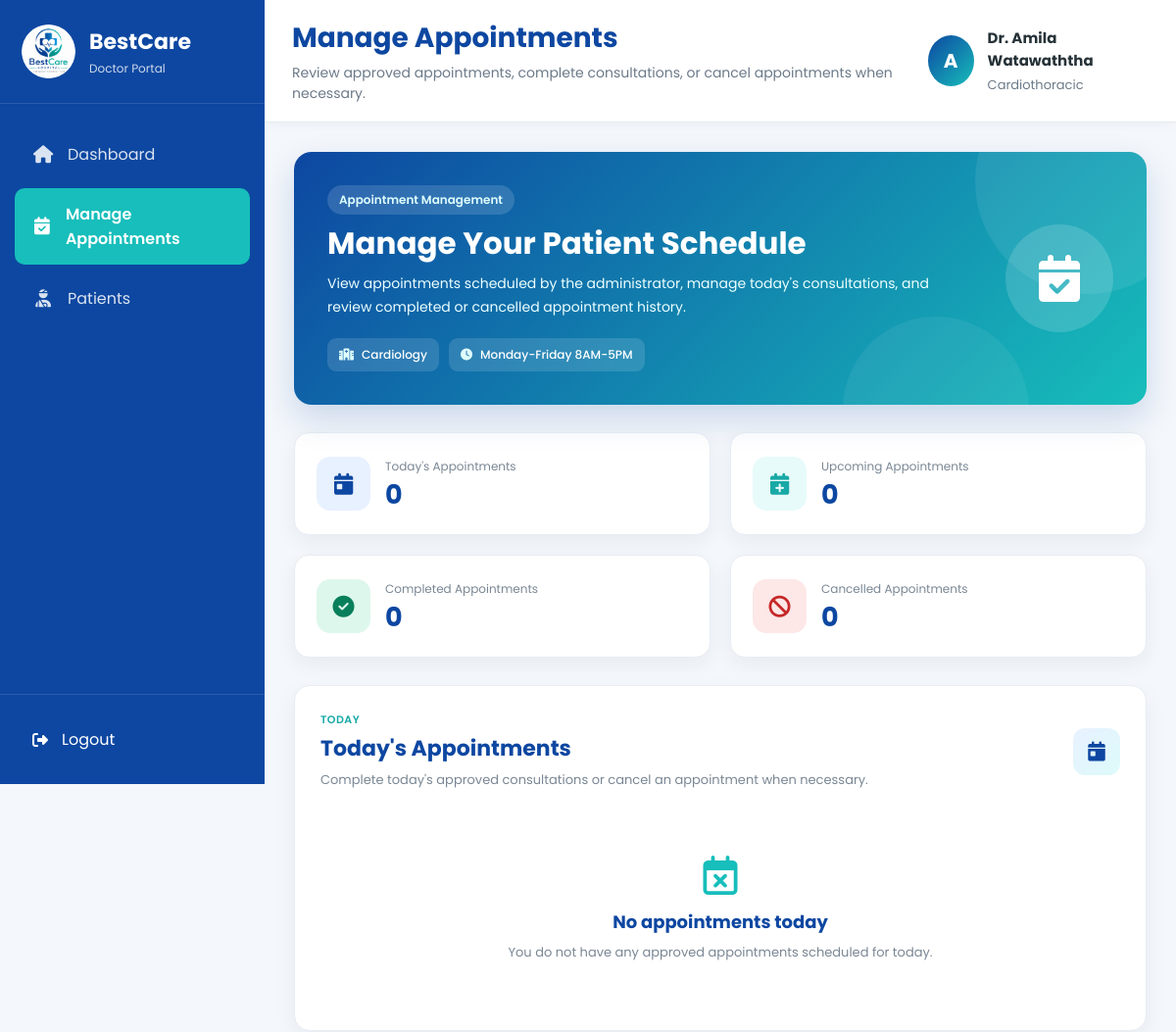
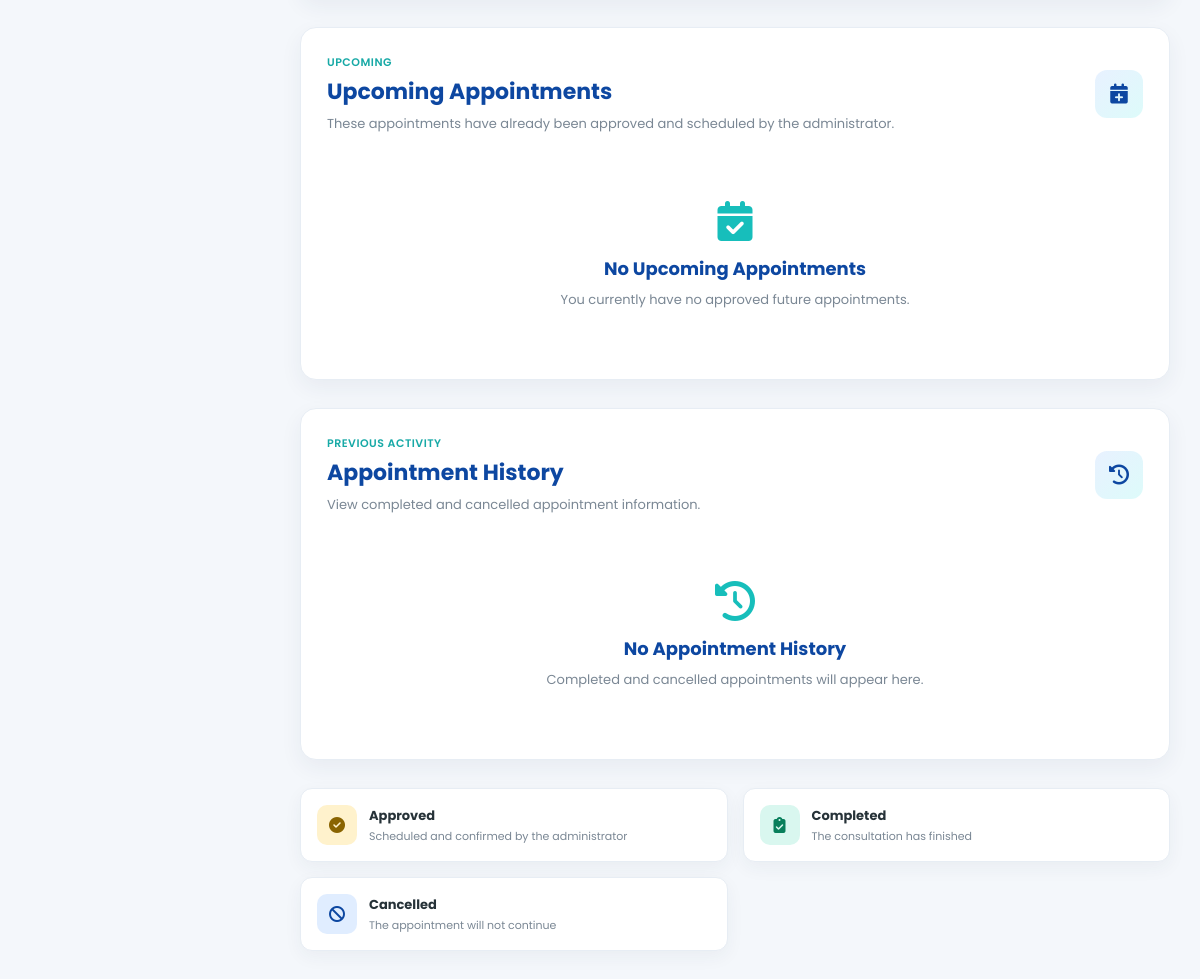
/doctor_appointments.php (signed in), run on the app's committed database (2 pictures, top to bottom).
### tables this page shows
CREATE TABLE `doctors` (
  `doctor_id` int(11) NOT NULL,
  `user_id` int(11) NOT NULL,
  `department_id` int(11) NOT NULL,
  `first_name` varchar(50) NOT NULL,
  `last_name` varchar(50) NOT NULL,
  `phone` varchar(15) NOT NULL,
  `specialization` varchar(100) NOT NULL,
  `availability` varchar(100) NOT NULL,
  `created_at` datetime NOT NULL
);

CREATE TABLE `departments` (
  `department_id` int(11) NOT NULL,
  `department_name` varchar(100) NOT NULL,
  `description` text NOT NULL,
  `status` enum('Active','Inactive') NOT NULL DEFAULT 'Active'
);

### doctor_appointments.php (the view, shortened to what this page needs)
<?php
require_once "db_process/includes/connection.php";
$userId =
    (int) $_SESSION["user_id"];
function e(?string $value): string
{
    return htmlspecialchars(
        $value ?? "",
        ENT_QUOTES,
        "UTF-8"
    );
}
$doctorSql = "
    SELECT
        d.doctor_id,
        d.department_id,
        d.first_name,
        d.last_name,
        d.phone,
        d.specialization,
        d.availability,
        d.created_at,
        dep.department_name,
        u.username,
        u.email,
        u.status
    FROM doctors d
    INNER JOIN users u
        ON d.user_id = u.user_id
    INNER JOIN departments dep
        ON d.department_id =
           dep.department_id
    WHERE d.user_id = ?
      AND u.status = 'Active'
    LIMIT 1
";
$doctorStmt =
    mysqli_prepare(
        $conn,
        $doctorSql
    );
mysqli_stmt_bind_param(
    $doctorStmt,
    "i",
    $userId
);
mysqli_stmt_execute(
    $doctorStmt
);
$doctorResult =
    mysqli_stmt_get_result(
        $doctorStmt
    );
$doctor =
    mysqli_fetch_assoc(
        $doctorResult
    );
$doctorId =
    (int) $doctor["doctor_id"];
$doctorName =
    $doctor["first_name"] .
    " " .
    $doctor["last_name"];
$doctorInitial =
    strtoupper(
        substr(
            $doctor["first_name"],
            0,
            1
        )
    );
function getAppointmentCount(
    mysqli $conn,
    string $sql,
    int $doctorId
): int {
    $stmt =
        mysqli_prepare(
            $conn,
            $sql
        );
    mysqli_stmt_bind_param(
        $stmt,
        "i",
        $doctorId
    );
    mysqli_stmt_execute(
        $stmt
    );
    $result =
        mysqli_stmt_get_result(
            $stmt
        );
    $row =
        mysqli_fetch_assoc(
            $result
        );
    return (int) (
        $row["total"] ?? 0
    );
}
$todayAppointmentCount =
    getAppointmentCount(
        $conn,
        "
            SELECT
                COUNT(*) AS total
            FROM appointments
            WHERE doctor_id = ?
              AND appointment_date =
                  CURDATE()
              AND status = 'Approved'
        ",
        $doctorId
    );
$upcomingAppointmentCount =
    getAppointmentCount(
        $conn,
        "
            SELECT
                COUNT(*) AS total
            FROM appointments
            WHERE doctor_id = ?
              AND appointment_date >
                  CURDATE()
              AND status = 'Approved'
        ",
        $doctorId
    );
$completedAppointmentCount =
    getAppointmentCount(
        $conn,
        "
            SELECT
                COUNT(*) AS total
            FROM appointments
            WHERE doctor_id = ?
              AND status = 'Completed'
        ",
        $doctorId
    );
$cancelledAppointmentCount =
    getAppointmentCount(
        $conn,
        "
            SELECT
                COUNT(*) AS total
            FROM appointments
            WHERE doctor_id = ?
              AND status = 'Cancelled'
        ",
        $doctorId
    );
$todayAppointments = [];
$upcomingAppointments = [];
$appointmentHistory = [];
?>
<!DOCTYPE html>
<html lang="en">
<head>
    <link rel="stylesheet" href="https://cdnjs.cloudflare.com/ajax/libs/font-awesome/6.7.2/css/all.min.css">
    <link rel="stylesheet" href="css/doctor_dashboard.css">
    <link rel="stylesheet" href="css/doctor_appointments.css">
</head>
<body>
<div class="doctor-layout">
    <aside class="doctor-sidebar" id="doctorSidebar">
        <div class="doctor-sidebar-logo">
            <img src="image/logo.png" alt="BestCare Hospital Logo">
            <div>
                <h2>BestCare</h2>
                <span>Doctor Portal</span>
            </div>
        </div>
        <nav class="doctor-navigation">
            <a href="doctor_dashboard.php">
                <i class="fa-solid fa-house"></i>
                <span>Dashboard</span>
            </a>
            <a href="doctor_appointments.php" class="active">
                <i class="fa-solid fa-calendar-check"></i>
                <span>Manage Appointments</span>
            </a>
            <a href="doctor_patients.php">
                <i class="fa-solid fa-user-injured"></i>
                <span>Patients</span>
            </a>
        </nav>
        <div class="doctor-sidebar-bottom">
            <a href="logout.php" class="doctor-logout-link">
                <i class="fa-solid fa-right-from-bracket"></i>
                <span>Logout</span>
            </a>
        </div>
    </aside>
    <div class="doctor-main">
        <header class="doctor-topbar">
            <div class="doctor-topbar-title">
                <h1>
                    Manage Appointments
                </h1>
                <p>
                    Review approved appointments,
                    complete consultations, or cancel
                    appointments when necessary.
                </p>
            </div>
            <div class="doctor-account">
                <div class="doctor-avatar">
                    <?php
                    echo e(
                        $doctorInitial
                    );
                    ?>
                </div>
                <div class="doctor-account-text">
                    <strong>
                        Dr.
                        <?php
                        echo e(
                            $doctorName
                        );
                        ?>
                    </strong>
                    <span>
                        <?php
                        echo e(
                            $doctor[
                                "specialization"
                            ]
                        );
                        ?>
                    </span>
                </div>
            </div>
        </header>
        <main class="doctor-appointments-content">
            <section class="doctor-appointments-banner">
                <div>
                    <span class="doctor-appointments-label">
                        Appointment Management
                    </span>
                    <h2>
                        Manage Your Patient Schedule
                    </h2>
                    <p>
                        View appointments scheduled by the
                        administrator, manage today's
                        consultations, and review completed
                        or cancelled appointment history.
                    </p>
                    <div class="doctor-appointment-doctor-info">
                        <span>
                            <i class="fa-solid fa-hospital"></i>
                            <?php
                            echo e(
                                $doctor[
                                    "department_name"
                                ]
                            );
                            ?>
                        </span>
                        <span>
                            <i class="fa-solid fa-clock"></i>
                            <?php
                            echo e(
                                $doctor[
                                    "availability"
                                ]
                            );
                            ?>
                        </span>
                    </div>
                </div>
                <div class="doctor-appointments-banner-icon">
                    <i class="fa-solid fa-calendar-check"></i>
                </div>
            </section>
            <section class="appointment-summary-grid">
                <article class="appointment-summary-card">
                    <div class="appointment-summary-icon today-summary-icon">
                        <i class="fa-solid fa-calendar-day"></i>
                    </div>
                    <div>
                        <span>
                            Today's Appointments
                        </span>
                        <strong>
                            <?php
                            echo $todayAppointmentCount;
                            ?>
                        </strong>
                    </div>
                </article>
                <article class="appointment-summary-card">
                    <div class="appointment-summary-icon upcoming-summary-icon">
                        <i class="fa-solid fa-calendar-plus"></i>
                    </div>
                    <div>
                        <span>
                            Upcoming Appointments
                        </span>
                        <strong>
                            <?php
                            echo $upcomingAppointmentCount;
                            ?>
                        </strong>
                    </div>
                </article>
                <article class="appointment-summary-card">
                    <div class="appointment-summary-icon completed-summary-icon">
                        <i class="fa-solid fa-circle-check"></i>
                    </div>
                    <div>
                        <span>
                            Completed Appointments
                        </span>
                        <strong>
                            <?php
                            echo $completedAppointmentCount;
                            ?>
                        </strong>
                    </div>
                </article>
                <article class="appointment-summary-card">
                    <div class="appointment-summary-icon cancelled-summary-icon">
                        <i class="fa-solid fa-ban"></i>
                    </div>
                    <div>
                        <span>
                            Cancelled Appointments
                        </span>
                        <strong>
                            <?php
                            echo $cancelledAppointmentCount;
                            ?>
                        </strong>
                    </div>
                </article>
            </section>
<section class="doctor-appointment-section">
    <div class="doctor-appointment-section-header">
        <div>
            <span>Today</span>
            <h2>
                Today's Appointments
            </h2>
            <p>
                Complete today's approved
                consultations or cancel an
                appointment when necessary.
            </p>
        </div>
        <i class="fa-solid fa-calendar-day"></i>
    </div>
    <?php if (empty($todayAppointments)): ?>
        <div class="doctor-appointment-empty">
            <i class="fa-regular fa-calendar-xmark"></i>
            <h3>
                No appointments today
            </h3>
            <p>
                You do not have any approved
                appointments scheduled for today.
            </p>
        </div>
    <?php endif; ?>
</section>
<section class="doctor-appointment-section">
    <div class="doctor-appointment-section-header">
        <div>
            <span>Upcoming</span>
            <h2>
                Upcoming Appointments
            </h2>
            <p>
                These appointments have already
                been approved and scheduled by
                the administrator.
            </p>
        </div>
        <i class="fa-solid fa-calendar-plus"></i>
    </div>
    <?php if (empty($upcomingAppointments)): ?>
        <div class="doctor-appointment-empty">
            <i class="fa-solid fa-calendar-check"></i>
            <h3>
                No Upcoming Appointments
            </h3>
            <p>
                You currently have no approved
                future appointments.
            </p>
        </div>
<?php endif; ?>
</section>
<section class="doctor-appointment-section">
    <div class="doctor-appointment-section-header">
        <div>
            <span>Previous Activity</span>
            <h2>
                Appointment History
            </h2>
            <p>
                View completed and cancelled
                appointment information.
            </p>
        </div>
        <i class="fa-solid fa-clock-rotate-left"></i>
    </div>
    <?php if (
        empty($appointmentHistory)
    ): ?>
        <div class="doctor-appointment-empty">
            <i class="fa-solid fa-clock-rotate-left"></i>
            <h3>
                No Appointment History
            </h3>
            <p>
                Completed and cancelled appointments
                will appear here.
            </p>
        </div>
    <?php endif; ?>
</section>
<section class="doctor-appointment-status-guide">
    <article>
        <i class="fa-solid fa-circle-check"></i>
        <div>
            <strong>
                Approved
            </strong>
            <span>
                Scheduled and confirmed
                by the administrator
            </span>
        </div>
    </article>
    <article>
        <i class="fa-solid fa-clipboard-check"></i>
        <div>
            <strong>
                Completed
            </strong>
            <span>
                The consultation has finished
            </span>
        </div>
    </article>
    <article>
        <i class="fa-solid fa-ban"></i>
        <div>
            <strong>
                Cancelled
            </strong>
            <span>
                The appointment will not continue
            </span>
        </div>
    </article>
</section>
</main>
</div>
</div>
</body>
</html>

### css/doctor_dashboard.css (style rules this page uses)
* { margin: 0; padding: 0; box-sizing: border-box; }
html { scroll-behavior: smooth; }
body { background: #f4f7fb; color: #263238; font-family: "Poppins", sans-serif; }
a { color: inherit; text-decoration: none; }
img { max-width: 100%; display: block; }
.doctor-layout { display: flex; min-height: 100vh; }
.doctor-sidebar { position: fixed; top: 0; left: 0; width: 270px; height: 100vh; display: flex; flex-direction: column; background: #0d47a1; color: #ffffff; overflow-y: auto; z-index: 1000; }
.doctor-sidebar-logo { display: flex; align-items: center; gap: 14px; padding: 25px 22px; border-bottom: 1px solid rgba(255,255,255,0.12); }
.doctor-sidebar-logo img { width: 55px; height: 55px; border-radius: 50%; }
.doctor-sidebar-logo h2 { font-size: 22px; font-weight: 700; }
.doctor-sidebar-logo span { display: block; margin-top: 2px; color: rgba(255,255,255,.8); font-size: 12px; }
.doctor-navigation { display: flex; flex-direction: column; padding: 25px 15px; gap: 8px; flex: 1; }
.doctor-navigation a { display: flex; align-items: center; gap: 14px; padding: 14px 18px; border-radius: 10px; color: rgba(255,255,255,.85); transition: background .30s, color .30s, transform .30s; }
.doctor-navigation a i { width: 22px; text-align: center; font-size: 18px; }
.doctor-navigation a.active { background: #17bebb; color: #ffffff; font-weight: 600; }
.doctor-sidebar-bottom { padding: 20px 15px; border-top: 1px solid rgba(255,255,255,.12); }
.doctor-logout-link { display: flex; align-items: center; gap: 14px; padding: 13px 18px; border-radius: 10px; color: #ffffff; transition: background .3s; }
.doctor-main { flex: 1; margin-left: 270px; min-height: 100vh; }
.doctor-topbar { position: sticky; top: 0; z-index: 900; display: flex; align-items: center; justify-content: space-between; gap: 20px; padding: 18px 28px; background: #ffffff; border-bottom: 1px solid #e4ebf2; box-shadow: 0 2px 12px rgba(0,0,0,.04); }
.doctor-topbar-title h1 { color: #0d47a1; font-size: 28px; font-weight: 700; }
.doctor-topbar-title p { margin-top: 4px; color: #6c7a89; font-size: 14px; }
.doctor-account { display: flex; align-items: center; gap: 14px; }
.doctor-avatar { width: 52px; height: 52px; display: flex; align-items: center; justify-content: center; border-radius: 50%; background: linear-gradient( 135deg, #0d47a1, #17bebb ); color: #ffffff; font-size: 20px; font-weight: 700; }
.doctor-account-text strong { display: block; color: #263238; font-size: 15px; }
.doctor-account-text span { color: #6c7a89; font-size: 13px; }

### data on the page
doctors: first_name "A", doctorName "Amila Watawaththa", specialization "Cardiothoracic", department.department_name "Cardiology", availability "Monday-Friday 8AM-5PM"

### other printed values
$todayAppointmentCount "0"
$upcomingAppointmentCount "0"
$completedAppointmentCount "0"
$cancelledAppointmentCount "0"
